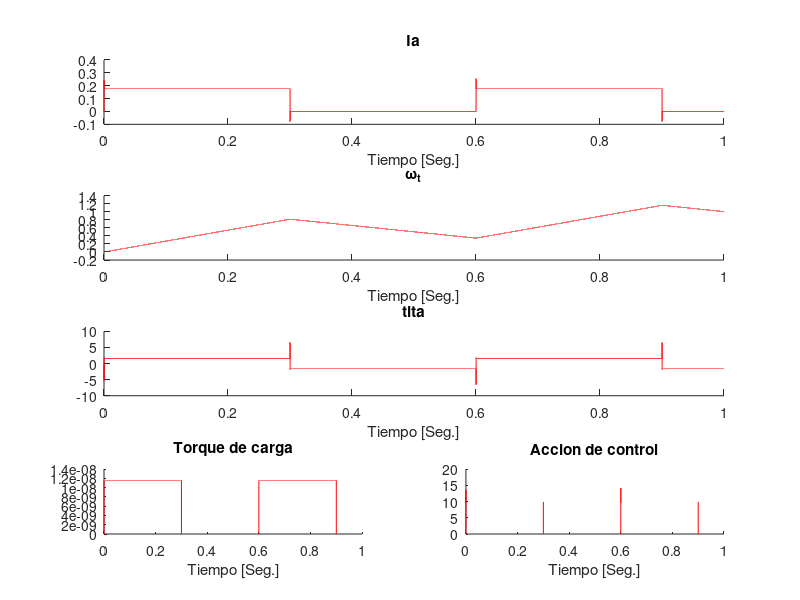

Here is the MATLAB script that generated this plot:
%-------------------------------------------------------------------
%Motor DC DLQR sin integrador del error. No funciona correctamente porque
%no llega a la referencia.
%-------------------------------------------------------------------

% clear all;close all;
% TamanioFuente=12;
% ii=0;At=1e-5;ref1=-1.57;ref2=1.57;tF=1; 
% Ts=At;
% u=12;Tl=0;
% 
% %Condiciones iniciales
% ia(1)=0;w(1)=0;tita(1)=0;
% X=[ia(1);w(1);tita(1)];
% 
% 
% %Caracteristicas del motor
% Laa=366e-6; J=5e-9;Ra=55.6;B=0;Ki=6.49e-3;Km=6.53e-3;
% 
% %Matrices
% Ac=[-Ra/Laa 0 -Km/Laa; 0 0 1;Ki/J 0 -B/J];
% Bc=[1/Laa;0;0];
% C=[1 0 0];
% Per=[0;0;-1/J]; %Matriz perturbacion
% 
% %Verifico Controlabilidad y Observabilidad
% Mc=[Bc Ac*Bc Ac^2*Bc];%Matriz Controlabilidad 
% rango_M=rank(Mc); 
% Oc=[C; C*Ac; C*Ac^2];%Matriz Observabilidad
% auto_O=eig(Oc);
% rango_O=rank(Oc);
% 
% %Matrices Discretas
% sys_c=ss(Ac,Bc,C,[0]);
% sys_d=c2d(sys_c,Ts,'zoh');
% 
% A=sys_d.a;
% B=sys_d.b;
% 
% M=[B A*B A^2*B]; %Matriz de controlabilidad
% rango=rank(M);
% 
% % %Funcional de costos
%  Q=diag([1e-3 1500000 2000]);R=100; %At=1e-5
% %Q=diag([1 10 50]);R=1; %At=1e-4
% H=[A+B*inv(R)*B'*inv(A')*Q -B*inv(R)*B'*inv(A') ; -inv(A')*Q inv(A')];
% 
% [V,D]=eig(H);MX1X2=[];
% for ii=1:6
%  if abs(D(ii,ii))<1
%  MX1X2=[MX1X2 V(:,ii)];
%  end
% end
% MX1=MX1X2(1:3,:); MX2=MX1X2(4:6,:);
% P=real(MX2*inv(MX1));
% K=inv(R+B'*P*B)*B'*P*A;
% 
% %Matriz referencia
% Gj=-inv(C*inv(A-B*K)*B);
% %Gj=inv(C(1,:)*inv(eye(3)-A+B*K)*B);
% 
% %Simulacion Lineal
% Jmin=X'*P*X;
% Mat_J=0;
% V_L=X'*P*X;Jl=0;
% for t=0:At:tF
%  ii=ii+1;k=ii+2;
%  estado=X;
%  %Torque
%  Tl_arreglo=[0 ((1.15e-8/2)*sign(sin(10.472*t))+(1.15e-8/2))];
%  Tl=Tl_arreglo(2);
%  
%  Jl=Jl+X'*Q*X+u'*R*u';
%  Mat_J=[Mat_J Jl];
%  V_L=[V_L X'*P*X];
%  
%  X=A*X+B*u+Per*Tl;
% 
%  %Cambio la referencia segun el angulo deseado
%   if(Tl<=1e-12) 
%      u=-K*estado+Gj*ref1; color='b';
%   else
%     u=-K*estado+Gj*ref2; color='b'; 
%   end
%     
%   %Alinealidad
%  if -5<u && u<5
%      u=0;
%  else
%      u=u;
%  end  
% 
%  %Grafico sin observador
%  x1(ii)=X(1); %Ia
%  x2(ii)=X(2); %w
%  x3(ii)=X(3); %tita
% 
%  torque(ii)=Tl;%Torque Tl
%  acc(ii)=u;
% end
% 
% %Grafico
% t=0:At:tF;
% figure(1);
% subplot(4,1,1);hold on;
% plot(t,x1(1:numel(t)),color);title('Ia');xlabel('Tiempo [Seg.]');hold on;
% subplot(4,1,2);hold on;
% plot(t,x2(1:numel(t)),color);title('\omega_t');xlabel('Tiempo [Seg.]');
% subplot(4,1,3);hold on;
% plot(t,x3(1:numel(t)),color);title('tita');xlabel('Tiempo [Seg.]');
% 
% subplot(4,2,7);hold on;
% plot(t,torque(1:numel(t)),'r');title('Torque de carga');
% xlabel('Tiempo [Seg.]');
% subplot(4,2,8);hold on;
% plot(t,acc(1:numel(t)),color);title('Accion de control');
% xlabel('Tiempo [Seg.]');
% 
% figure(2);
% semilogy(t,Mat_J(1:numel(t)),color);grid on;title('Modelo no lineal','FontSize',TamanioFuente);
% xlabel('Tiempo en Seg.','FontSize',TamanioFuente);ylabel('Funcionales J y V','FontSize',TamanioFuente);hold on;
% %semilogy(t,Jmin*ones(size(Mat_J)),color);
% semilogy(t,V_L(1:numel(t)),'g');

% % %-----------------------------------------------------------------------------
% Motor DC DLQR con integrador del error.
% %---------------------------------------------------------------------------
clear all;close all;
TamanioFuente=12;
ii=0;At=1e-5;ref=-1.57;tF=1;
Ts=At;
u=12;Tl=0;

%Condiciones iniciales
ia(1)=0;w(1)=0;tita(1)=0;
X=[ia(1);w(1);tita(1)];


%Caracteristicas del motor
Laa=366e-6; J=5e-9;Ra=55.6;B=0;Ki=6.49e-3;Km=6.53e-3;

%Matrices Tiempo Continuo
Ac=[-Ra/Laa 0 -Km/Laa; 0 0 1;Ki/J 0 -B/J];
Bc=[1/Laa;0;0];
C=[0 0 1];
Per=[0;0;-1/J]; %Matriz perturbacion

%Verifico Controlabilidad y Observabilidad
Mc=[Bc Ac*Bc Ac^2*Bc];%Matriz Controlabilidad 
rango_M=rank(Mc); 
Oc=[C; C*Ac; C*Ac^2];%Matriz Observabilidad
auto_O=eig(Oc);
rango_O=rank(Oc);

%Discretizacion de matrices
sys_c=ss(Ac,Bc,C,[0]);
sys_d=c2d(sys_c,Ts,'zoh');

A=sys_d.a;
B=sys_d.b;

M=[B A*B A^2*B]; %Matriz de controlabilidad
rango=rank(M);

Aa=[A,zeros(3,1);-C*A, eye(1)];
Ba=[B;-C*B];

Ma=[Ba Aa*Ba Aa^2*Ba Aa^3*Ba];%MatrizControlabilidad
rango_a=rank(Ma);

% %Funcional de costos
%Q=diag([10000 20000 8000]);R=1e9;
Q=diag([10 200 10 10]);R=1e2;
H=[Aa+Ba*inv(R)*Ba'*inv(Aa')*Q -Ba*inv(R)*Ba'*inv(Aa') ; -inv(Aa')*Q inv(Aa')];

[V,D]=eig(H);MX1X2=[];
for ii=1:8
 if abs(D(ii,ii))<1
 MX1X2=[MX1X2 V(:,ii)];
 end
end
MX1=MX1X2(1:4,:); MX2=MX1X2(5:8,:);
P=real(MX2*inv(MX1));
Ka=inv(R+Ba'*P*Ba)*Ba'*P*Aa;
K=Ka(1:3);KI=-Ka(4);
aut_controlador=abs(eig(Aa-Ba*Ka));
%Matriz referencia
Gj=-inv(C*inv(A-B*K)*B);

%Simulacion Lineal
% Jmin=x'*P*x;J=0;V_L=x'*P*x;
%Jmin=X'*P*X;
% Mat_J=zeros(tF/At,1);
Mat_J=0;
V_L=[X;0]'*P*[X;0];
Jl=0;Jmin_L=V_L;
ve1(1)=0;vei=0;
for t=0:At:tF
 ii=ii+1;k=ii+2;
 
 Tl_arreglo=[0 ((1.15e-8/2)*sign(sin(10.472*t))+(1.15e-8/2))];
 Tl=Tl_arreglo(2);
 
 Y_=C*X;
 e1=ref-Y_(1);
%  V_Li=[X;ve1(ii)]'*P*[X;ve1(ii)];
%  V_L=[V_L V_Li];
 vei=vei+e1;
 ve1(ii)=vei;
  u=-Ka*[X;ve1(ii)];%Estado ampliado
 
%  Jl=Jl+[X;ve1(ii)]'*Q*[X;ve1(ii)]+u'*R*u';
%  Mat_J=[Mat_J Jl];
%  V_L=[V_L X'*P*X];
 
 X=A*X+B*u+Per*Tl;

 %Cambio la referencia segun el angulo deseado
  if(Tl<=1e-12)
        ref=-1.57;
    else

        ref=1.57;
  end 
  %Alinealidad
 if -5<u && u<5
     u=0;
 else
     u=u;
 end  
 color='r';
    %Grafico sin observador
     x1(ii)=X(1); %Ia
     x2(ii)=X(2); %w
     x3(ii)=X(3); %tita
 
 torque(ii)=Tl;%Torque Tl
 acc(ii)=u;
end

%Grafico
t=0:At:tF;
figure(1);
subplot(4,1,1);hold on;
plot(t,x1(1:numel(t)),color);title('Ia');xlabel('Tiempo [Seg.]');hold on;
subplot(4,1,2);hold on;
plot(t,x2(1:numel(t)),color);title('\omega_t');xlabel('Tiempo [Seg.]');
subplot(4,1,3);hold on;
plot(t,x3(1:numel(t)),color);title('tita');xlabel('Tiempo [Seg.]');

subplot(4,2,7);hold on;
plot(t,torque(1:numel(t)),'r');title('Torque de carga');
xlabel('Tiempo [Seg.]');
subplot(4,2,8);hold on;
plot(t,acc(1:numel(t)),color);title('Accion de control');
xlabel('Tiempo [Seg.]');

% figure(2);
% semilogy(t,Mat_J(1:numel(t)),color);grid on;title('Modelo no lineal','FontSize',TamanioFuente);
% xlabel('Tiempo en Seg.','FontSize',TamanioFuente);ylabel('Funcionales J y V','FontSize',TamanioFuente);hold on;
% %semilogy(t,Jmin*ones(size(Mat_J)),color);
% semilogy(t,V_L(1:numel(t)),'g');
